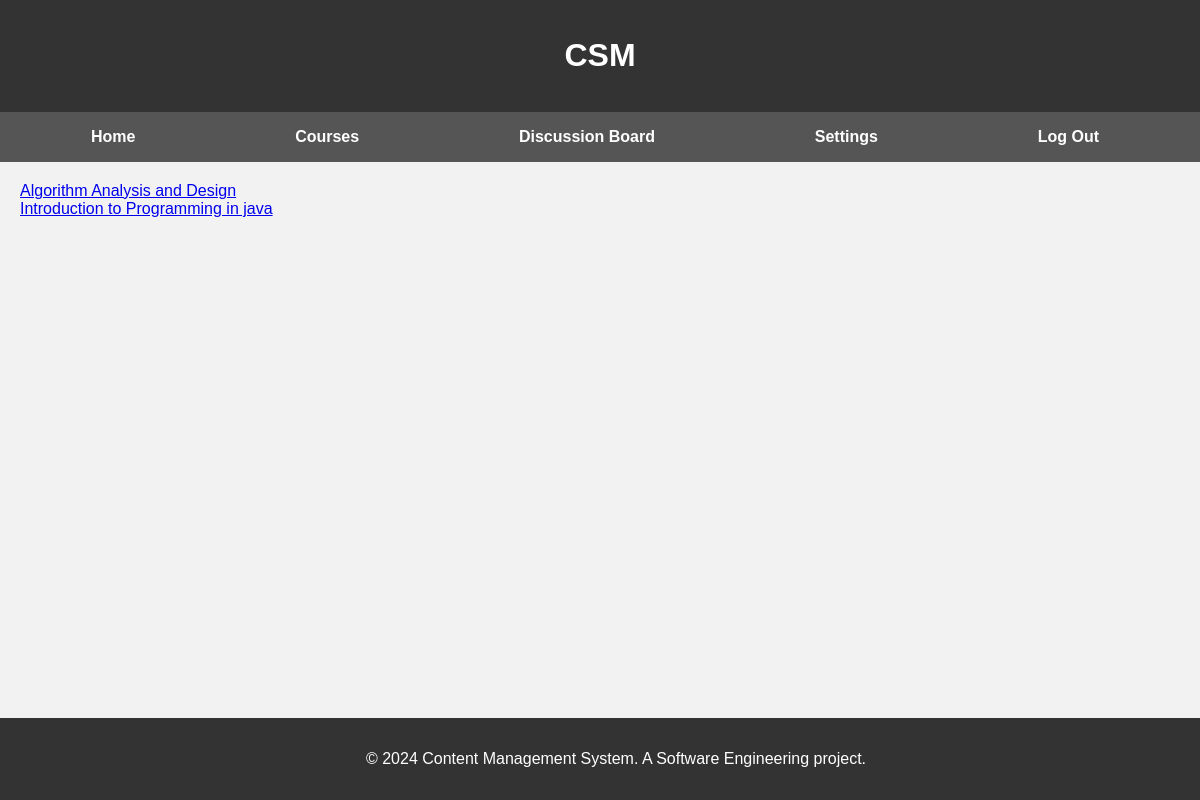
/course_app/courses/ (signed in), run on the app's committed database.
### course_app/models.py (models this page shows, shortened)
class Course(models.Model):
    name = models.CharField(max_length=100)

### course_app/views.py (the view)
# urls.py: path('courses/', courses_page, name='courses_page'),
def courses_page(request):
    courses = Course.objects.all()
    return render(request, 'course_app/courses_page.html', {'courses': courses})

### course_app/templates/course_app/courses_page.html
{% extends 'base_generic.html' %}
{% block content %}
    {% for course in courses %}
        <a href="{% url 'topics_page' course.id %}">{{ course.name }}</a><br>
    {% endfor %}
{% endblock %}

### course_app/templates/base_generic.html (style rules this page uses)
body { margin: 0; font-family: Arial, sans-serif; background-color: #f2f2f2; }

### data on the page
Course: name "Algorithm Analysis and Design"
Course: name "Introduction to Programming in java"
